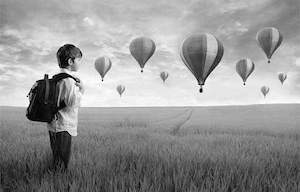
#> input picture boy.jpg, 300 x 192 px
$ python negation_transform.py
#> lines starting #> are read from the running program, lines starting #| are printed output that depends on the picture
import cv2
import numpy as np
import matplotlib.pyplot as plt

img = cv2.imread("boy.jpg", cv2.IMREAD_GRAYSCALE)
#> img is the input picture: shape (192, 300); min 0, max 255, mean 149.8
rows, cols = img.shape
#> rows = 192; cols = 300
for i in range(rows):
    for j in range(cols):
        img[i][j] = 255 - img[i][j]
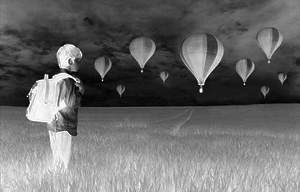
#> img: shape (192, 300); min 0, max 255, mean 105.2

cv2.imshow("image", img)
cv2.waitKey(0)
cv2.destroyAllWindows()

$ run again, with danny-dog.jpg copied over boy.jpg
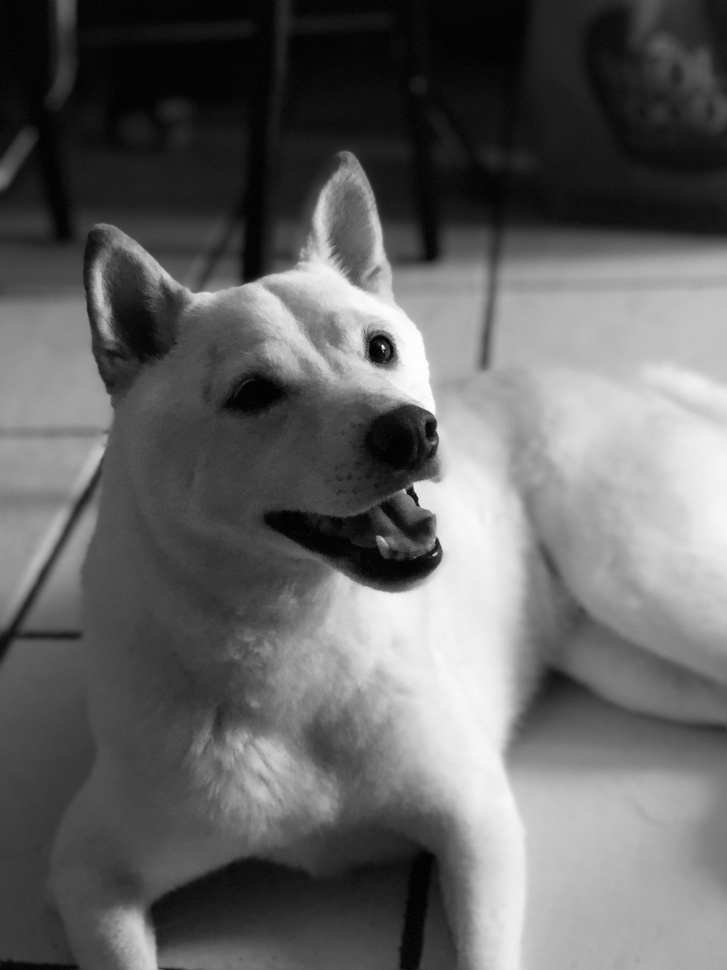
#> input picture danny-dog.jpg, 727 x 970 px, shrunk from 3024 x 4032 before the run
#> img is the input picture: shape (970, 727); min 0, max 255, mean 99.8
#> after the loop `for i in range(rows):`:
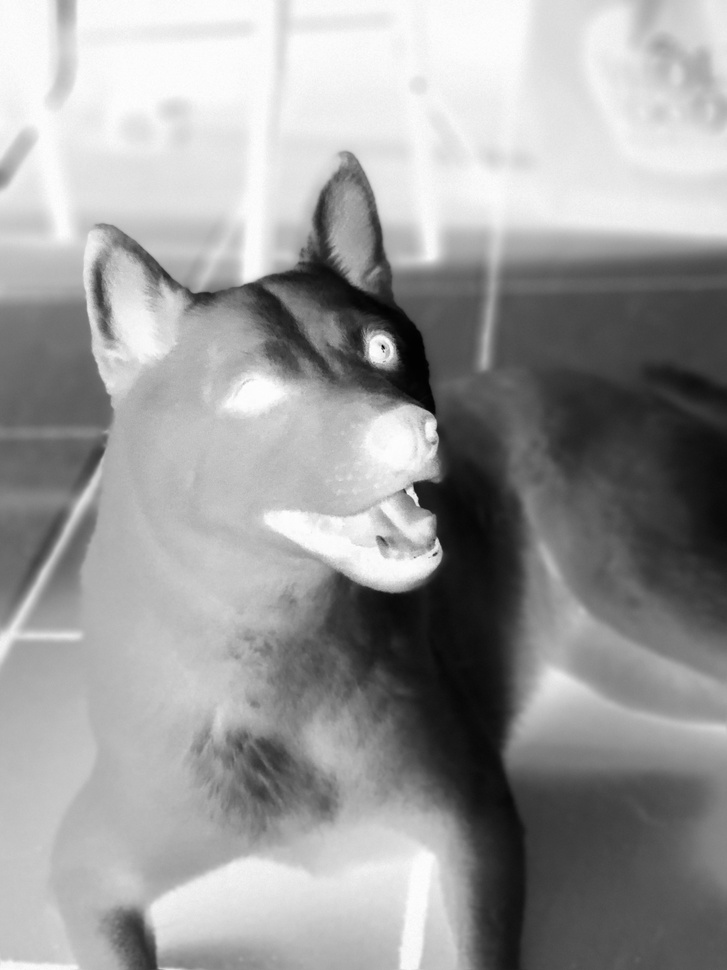
#> img: shape (970, 727); min 0, max 255, mean 155.2
